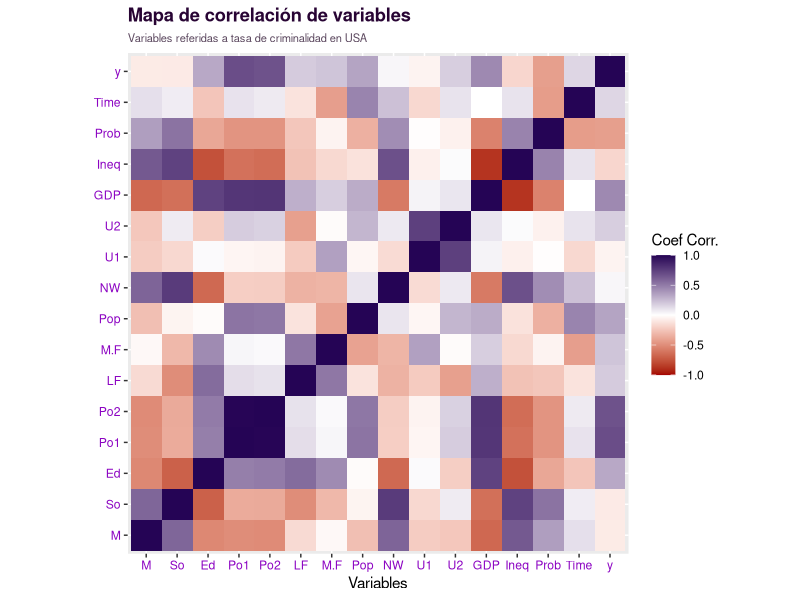

Recreate this plot in R.
## ---- chunk 1
knitr::opts_chunk$set(echo = TRUE)
library(tidyverse)
library(reshape2)
## ---- chunk 2
Datos <- read.table(
    "UScrime.txt",
    header = TRUE,
    dec = ","
)
## ---- chunk 3
lm(
    y ~ . ,
    data = Datos
) %>% summary()
## ---- chunk 4
qplot(x=Var1,
      y=Var2,
      data = melt(cor(Datos, use = "p")),
      fill = value,
      geom="tile"
)+scale_fill_gradient2(limits = c(-1, 1),
                       low = "#A50303", high = "#250455")+
  theme(aspect.ratio = 1,
        plot.title = element_text(
          face = "bold",
          color = "#280434FF"),
        plot.subtitle = element_text(
          size=8,
          color="#5C485F"
        ),
        axis.text.x = element_text(
          color = "#8C04C2"
        ),
        axis.text.y = element_text(
          color="#8C04C2"
        )
        )+
  labs(title="Mapa de correlación de variables",
       subtitle = "Variables referidas a tasa de criminalidad en USA",
       x="Variables",
       y="",
       fill="Coef Corr.")
